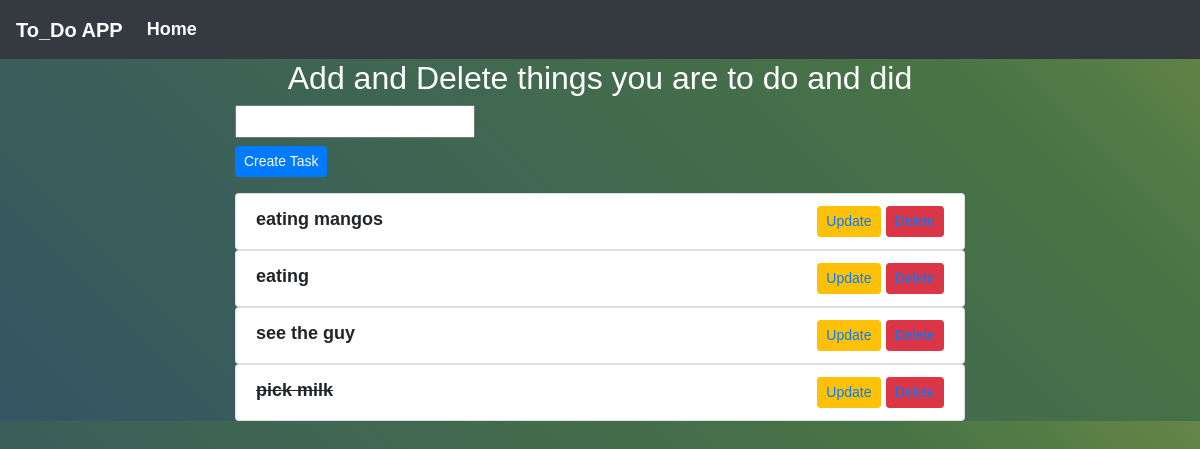
/, run on an earlier commit of the app's database.
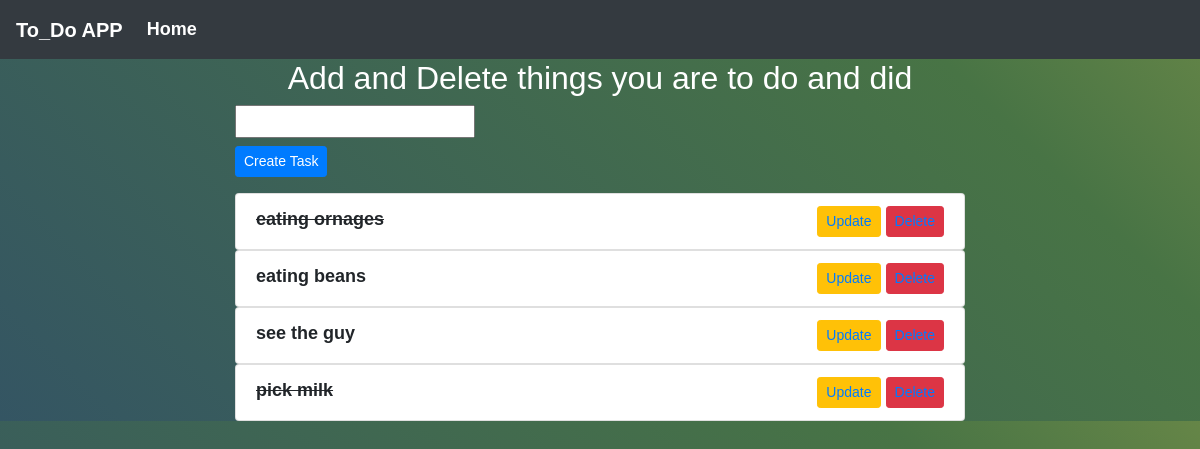
And on a later commit of the database.
### tasks/models.py (models this page shows)
class Task(models.Model):
    title = models.CharField(max_length=200)
    complete = models.BooleanField(default=False)
    date_created = models.DateTimeField(auto_now_add=True)
    def __str__(self):
        return self.title

### tasks/views.py (the view)
# urls.py: path('',views.index,name='index'),
def index(request):
    tasks = Task.objects.all().order_by('-id')
    form = TaskForm()
    if request.method == 'POST':
        form = TaskForm(request.POST)
        if form.is_valid():
            form.save()
        return redirect('/')
    context = {'tasks': tasks,
               'form':form}
    return render(request, 'main/index.html', context)

### tasks/forms.py
class TaskForm(forms.ModelForm):
    class Meta:
        model = Task
        fields = '__all__'

### templates/main/index.html (shortened to what this page needs)
<!DOCTYPE html>
{% extends "main/base.html" %}
{% load static %}
{% block main_work %}
<div class="row">
    <div class="col-md-2"></div>
    <div class="col-md-8 justify-content-center">
        <h2 class="welcome">Add and Delete things you are to do and did  </h2>
        <form action="/" class="inline-form mb-3" method="post">
            {{form.title}}<br>
            <input type="submit" value="Create Task" class="btn btn-sm btn-primary mt-2">
        </form>
        {% for task in tasks %}
        <ul class="list-group">
            {% if task.complete == True %}
            <li class="list-group-item"><strike>{{task}}</strike>
                <div class="float-right">
                    <button class="btn btn-sm btn-warning"><a href="{% url 'tasks:update_task' task.id %}">Update</a></button>
                    <button class="btn btn-sm btn-danger"><a href="{% url 'tasks:delete_task' task.id %}">Delete</a></button>
                </div>
            </li>
            {% else %}
            <li class="list-group-item">{{task}}
                <div class="float-right">
                    <button class="btn btn-sm btn-warning"><a href="{% url 'tasks:update_task' task.id %}">Update</a></button>
                    <button class="btn btn-sm btn-danger"><a href="{% url 'tasks:delete_task' task.id %}">Delete</a></button>
                </div>
            </li>
            {% endif %}
        </ul>
        {% endfor  %}
    </div>
    <div class="col-md-2"></div>
</div>
{% endblock main_work %}

### templates/main/base.html (shortened to what this page needs)
<!DOCTYPE html>
{% load static %}
<html lang="en">
<head>
    <link rel="stylesheet" href="{% static 'css/bootstrap.min.css'%}">
    <link rel="stylesheet" href="{% static 'usercss/main.css' %}">
</head>
<body>
    <nav class="navbar navbar-expand-lg navbar-dark bg-dark  ">
        <a class="navbar-brand" href="#"> To_Do APP</a>
        <div class="collapse navbar-collapse" id="navbarSupportedContent">
            <ul class="navbar-nav mr-auto">
                <li class="nav-item active">
                    <a class="nav-link" href="{% url 'tasks:index' %}">Home <span class="sr-only">(current)</span> </a>
                </li>
            </ul>
        </div>
    </nav>
    <div class="container">
        {% block main_work %}
        {% endblock main_work %}
    </div>
</body>
</html>

### static/usercss/main.css (style rules this page uses)
body { font-family: 'Franklin Gothic Medium', 'Arial Narrow', Arial, sans-serif; font-weight: bold; font-size: large; background-image: linear-gradient(45deg, #345563, #487445, #c2bc4e, #678793, #789093 ); background-size: 400%; animation: workout 20s ease-in-out infinite; }
.welcome { text-align: center; color:white; }

What changed in the data, as far as the page shows it:
changed Task: complete False → True (drawn); title "eating mangos" → "eating ornages"
changed Task: title "eating" → "eating beans"
